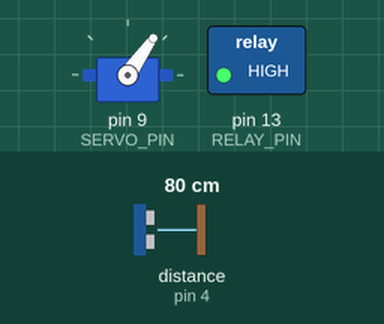
A sketch run on a simulated Arduino Uno, built with avr-gcc and run on an emulated ATmega328P. On the bench: servo, switched loads named in the sketch (green lamp = pin HIGH). Wiring (inferred from the names in the program): ultrasonic range finder: trigger pin 2; echo pin 4. The test bench sets the inputs (shaded band); at power-on: distance to the obstacle (sensor on pin 4) 80 cm. The echo pulse lasts 58.3 µs per cm; pins used as bus, display or sensor lines are not drawn.

Above: at 1.2 s.
1.3 s: distance to the obstacle (sensor on pin 4) set to 16 cm
2.8 s: distance to the obstacle (sensor on pin 4) set to 13 cm
At 4.1 s:
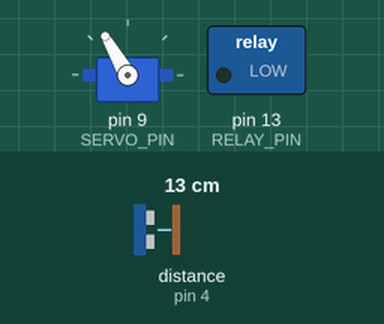
4.4 s: distance to the obstacle (sensor on pin 4) set to 18 cm
At 4.8 s:
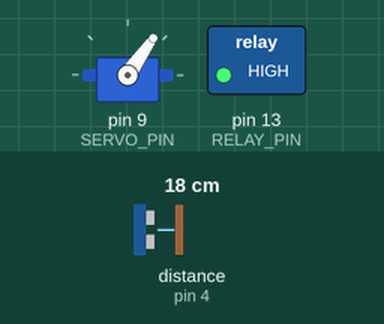
5.9 s: distance to the obstacle (sensor on pin 4) set to 2 cm
At 6.7 s:
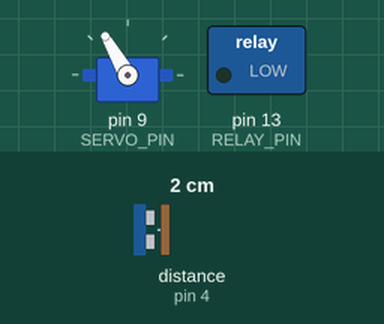
Timing chart, 0 to 15.5 s (numbered marks = the images above; inputs shaded):
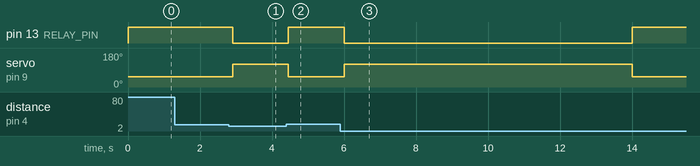

Measured:
- the behaviour switches between 15 and 14 cm on distance to the obstacle (sensor on pin 4) (found by bisection; images 0 and 1)
- after the input at 1.3 s, every drawn part: stays the same
- after the input at 2.8 s, pin 13 (RELAY_PIN): HIGH → LOW after 0.11 s; servo on pin 9 (SERVO_PIN): 55° → 120° after 0.11 s
- after the input at 4.4 s, pin 13 (RELAY_PIN): LOW → HIGH after 0.05 s; servo on pin 9 (SERVO_PIN): 120° → 55° after 0.05 s
- after the input at 5.9 s, pin 13 (RELAY_PIN): HIGH → LOW after 0.11 s, → HIGH 8.0 s later; servo on pin 9 (SERVO_PIN): 55° → 120° after 0.11 s, → 55° 8.0 s later

The sketch:

SpoutOnly.ino
```cpp
// R2-D2 Brewbot — Spout Only
//
// What it does:
// - Uses an ultrasonic distance sensor (PING/HC-SR04 style) to detect a cup
// - When a cup is close enough, it opens the pour spout (servo) and activates the relay
// - Otherwise, it closes the spout and deactivates the relay
// - Stops pouring automatically after a maximum time
//
// Wiring (adjust pin numbers below if your wiring is different):
// OPTION A — 3-pin ultrasonic (shared TRIGGER/ECHO on one pin):
// - Connect the sensor's SIG to a single Arduino pin.
// - Set TRIGGER_PIN and ECHO_PIN to the SAME pin number below.
//   The code will automatically detect this and switch modes.
//
// OPTION B — 4-pin ultrasonic (separate TRIGGER and ECHO):
// - Ultrasonic TRIGGER -> Arduino pin 2 (TRIGGER_PIN)
// - Ultrasonic ECHO    -> Arduino pin 4 (ECHO_PIN)
// - Servo signal       -> Arduino pin 9 (power the servo from a stable 5V source)
// - Relay signal       -> Arduino pin 13 (module is typically active-LOW)
//
// Customize these values for your setup:
// - POUR_OPEN_ANGLE / POUR_CLOSED_ANGLE: the angles that open/close your spout
// - POUR_DISTANCE_CM: how close the cup must be to trigger pouring (in centimeters)
// - SAMPLE_COUNT / SAMPLE_DELAY_MS: smoothing for distance readings
// - MAX_POUR_TIME_MS: how long to pour (max), then stop until the cup moves away
// - ENABLE_SERIAL_DEBUG: turn serial debug on/off (baud 115200)

#include <Servo.h>

// ############ PIN CONFIGURATION ############
// if using a 3 pin ultrasonic sensor set these to same. the code will handle the rest.
const int TRIGGER_PIN = 2;
const int ECHO_PIN    = 4;
const int MICROSEC_DELAY = 2;
const int MICROSEC_PULSE = 10;

// Servo
const int SERVO_PIN   = 9;
// Relay
const int RELAY_PIN   = 13; // Many relay boards are active-LOW

// ############ END PIN CONFIGURATION ############

// ############ POUR CONTROL ############
const int POUR_OPEN_ANGLE   = 120;
const int POUR_CLOSED_ANGLE = 55;
const int POUR_DISTANCE_CM  = 14;   // Cup is considered "present" when closer than this
const unsigned long MAX_POUR_TIME_MS = 8000; // Max pour duration (8 seconds)

// ############ SAMPLING ############
const int SAMPLE_COUNT     = 3;     // Average this many readings
const int SAMPLE_DELAY_MS  = 25;    // Delay between readings for stability

// ############ END SAMPLING ############

// ############ DEBUG ############
const bool ENABLE_SERIAL_DEBUG = false;      // Set to true to enable debug prints
const unsigned long SERIAL_BAUD_RATE = 115200;

// ############ END DEBUG ############

Servo pourServo;

// Simple pour state
bool isPouring = false;
bool wasNear   = false;             // Tracks if the previous reading was "near" to detect arrival
unsigned long pourStartMs = 0;      // When the current pour started
bool ultrasonicIs3Pin = false;      // Auto-detected in setup

void setup() {
  // Detect 3-pin vs 4-pin by whether TRIGGER and ECHO are the same pin
  ultrasonicIs3Pin = (TRIGGER_PIN == ECHO_PIN);

  if (ultrasonicIs3Pin) {
    // Prepare shared pin (kept LOW) — we'll switch to INPUT only during echo read
    pinMode(TRIGGER_PIN, OUTPUT);
    digitalWrite(TRIGGER_PIN, LOW);
  } else {
    pinMode(TRIGGER_PIN, OUTPUT);
    pinMode(ECHO_PIN, INPUT);
  }

  pinMode(RELAY_PIN, OUTPUT);
  digitalWrite(RELAY_PIN, HIGH); // Off by default (active-LOW module)

  pourServo.attach(SERVO_PIN);
  pourServo.write(POUR_CLOSED_ANGLE); // Start closed

  if (ENABLE_SERIAL_DEBUG) {
    Serial.begin(SERIAL_BAUD_RATE);
    if (ultrasonicIs3Pin) {
      Serial.print("Ultrasonic mode: 3-pin on D");
      Serial.println(TRIGGER_PIN);
    } else {
      Serial.print("Ultrasonic mode: 4-pin TRIG=D");
      Serial.print(TRIGGER_PIN);
      Serial.print(" ECHO=D");
      Serial.println(ECHO_PIN);
    }
  }
}

void loop() {
  int distanceCm = readAverageDistanceCm();
  bool pourNow = shouldPour(distanceCm);

  if (pourNow) {
    pourOn();
  } else {
    pourOff();
  }

  if (ENABLE_SERIAL_DEBUG) {
    Serial.print("Distance: ");
    Serial.println(distanceCm);
    Serial.print("Pouring ?: ");
    Serial.println(pourNow);
  }

  delay(50);
}

// --- Helpers -----------------------------------------------------------------

// Decide whether we should be pouring on this cycle.
// Handles: arrival edge detection, max pour time, and re-arm when cup leaves.
bool shouldPour(int distanceCm) {
  bool isNear = distanceCm < POUR_DISTANCE_CM;

  if (!isPouring) {
    // Start pouring only when the cup arrives (far -> near transition)
    if (isNear && !wasNear) {
      isPouring = true;
      pourStartMs = millis();
      if (ENABLE_SERIAL_DEBUG) Serial.println("Pour start");
    }
  } else {
    // While pouring, stop if time exceeded or cup moved away
    unsigned long elapsed = millis() - pourStartMs;
    if (elapsed >= MAX_POUR_TIME_MS || !isNear) {
      isPouring = false;
      if (ENABLE_SERIAL_DEBUG) Serial.println("Pour stop");
    }
  }

  wasNear = isNear;
  return isPouring;
}

void pourOn() {
  digitalWrite(RELAY_PIN, LOW);        // Active-LOW: engage relay
  pourServo.write(POUR_OPEN_ANGLE);    // Open spout
}

void pourOff() {
  digitalWrite(RELAY_PIN, HIGH);       // Active-LOW: disengage relay
  pourServo.write(POUR_CLOSED_ANGLE);  // Close spout
}

int readAverageDistanceCm() {
  long sum = 0;
  int count = 0;

  for (int i = 0; i < SAMPLE_COUNT; i++) {
    int d = readDistanceOnceCm();
    if (d > 0) { // Ignore timeouts/noise
      sum += d;
      count++;
    }
    delay(SAMPLE_DELAY_MS);
  }

  if (count == 0) {
    return 999; // No valid reading: treat as "far away"
  }

  return (int)(sum / count);
}

int readDistanceOnceCm() {
  if (ultrasonicIs3Pin) {
    // 3-pin: RadioShack/Seeed style sequence (shared TRIGGER/ECHO)
    pinMode(TRIGGER_PIN, OUTPUT);
    digitalWrite(TRIGGER_PIN, LOW);
    delayMicroseconds(2);
    digitalWrite(TRIGGER_PIN, HIGH);
    delayMicroseconds(5);
    digitalWrite(TRIGGER_PIN, LOW);
    pinMode(TRIGGER_PIN, INPUT);
    unsigned long duration = pulseIn(TRIGGER_PIN, HIGH);
    if (duration == 0) {
      return 0;
    }
    return (int)(duration / 29 / 2);
  } else {
    // 4-pin: separate TRIGGER and ECHO
    // Ensure a clean HIGH pulse
    digitalWrite(TRIGGER_PIN, LOW);
    delayMicroseconds(MICROSEC_DELAY);
    digitalWrite(TRIGGER_PIN, HIGH);
    delayMicroseconds(MICROSEC_PULSE);
    digitalWrite(TRIGGER_PIN, LOW);

    // Use a timeout (~30ms) to avoid long blocking if no echo
    unsigned long duration = pulseIn(ECHO_PIN, HIGH, 30000UL);
    if (duration == 0) {
      return 0; // Timeout: no object detected within range
    }

    // Convert microseconds to centimeters
    // Sound speed ~ 29 microseconds per cm (round-trip), so divide by 29, then by 2
    return (int)(duration / 29 / 2);
  }
}
```
